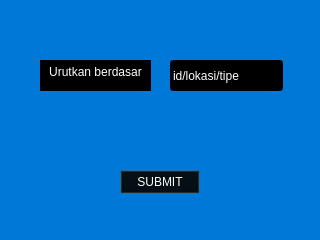
<?xml version="1.0" encoding="UTF-8"?>
<ui version="4.0">
 <class>SortAndDisplay</class>
 <widget class="QDialog" name="SortAndDisplay">
  <property name="geometry">
   <rect>
    <x>0</x>
    <y>0</y>
    <width>320</width>
    <height>240</height>
   </rect>
  </property>
  <property name="windowTitle">
   <string>Dialog</string>
  </property>
  <property name="styleSheet">
   <string notr="true">background-color: #0078D7;</string>
  </property>
  <widget class="QLineEdit" name="lineSortBy">
   <property name="geometry">
    <rect>
     <x>170</x>
     <y>60</y>
     <width>113</width>
     <height>31</height>
    </rect>
   </property>
   <property name="styleSheet">
    <string notr="true">color: white;
background-color: black;</string>
   </property>
   <property name="text">
    <string>id/lokasi/tipe</string>
   </property>
  </widget>
  <widget class="QTextBrowser" name="textBrowser">
   <property name="geometry">
    <rect>
     <x>40</x>
     <y>60</y>
     <width>111</width>
     <height>31</height>
    </rect>
   </property>
   <property name="styleSheet">
    <string notr="true">color: white;
background-color: black;</string>
   </property>
   <property name="html">
    <string>&lt;!DOCTYPE HTML PUBLIC &quot;-//W3C//DTD HTML 4.0//EN&quot; &quot;http://www.w3.org/TR/REC-html40/strict.dtd&quot;&gt;
&lt;html&gt;&lt;head&gt;&lt;meta name=&quot;qrichtext&quot; content=&quot;1&quot; /&gt;&lt;meta charset=&quot;utf-8&quot; /&gt;&lt;style type=&quot;text/css&quot;&gt;
p, li { white-space: pre-wrap; }
hr { height: 1px; border-width: 0; }
li.unchecked::marker { content: &quot;\2610&quot;; }
li.checked::marker { content: &quot;\2612&quot;; }
&lt;/style&gt;&lt;/head&gt;&lt;body style=&quot; font-family:'Segoe UI'; font-size:9pt; font-weight:400; font-style:normal;&quot;&gt;
&lt;p align=&quot;center&quot; style=&quot; margin-top:0px; margin-bottom:0px; margin-left:0px; margin-right:0px; -qt-block-indent:0; text-indent:0px;&quot;&gt;Urutkan berdasar&lt;/p&gt;&lt;/body&gt;&lt;/html&gt;</string>
   </property>
  </widget>
  <widget class="QPushButton" name="btnSubmit">
   <property name="geometry">
    <rect>
     <x>120</x>
     <y>170</y>
     <width>80</width>
     <height>24</height>
    </rect>
   </property>
   <property name="styleSheet">
    <string notr="true">color: white;
background-color: black;</string>
   </property>
   <property name="text">
    <string>SUBMIT</string>
   </property>
  </widget>
 </widget>
 <resources/>
 <connections/>
</ui>
